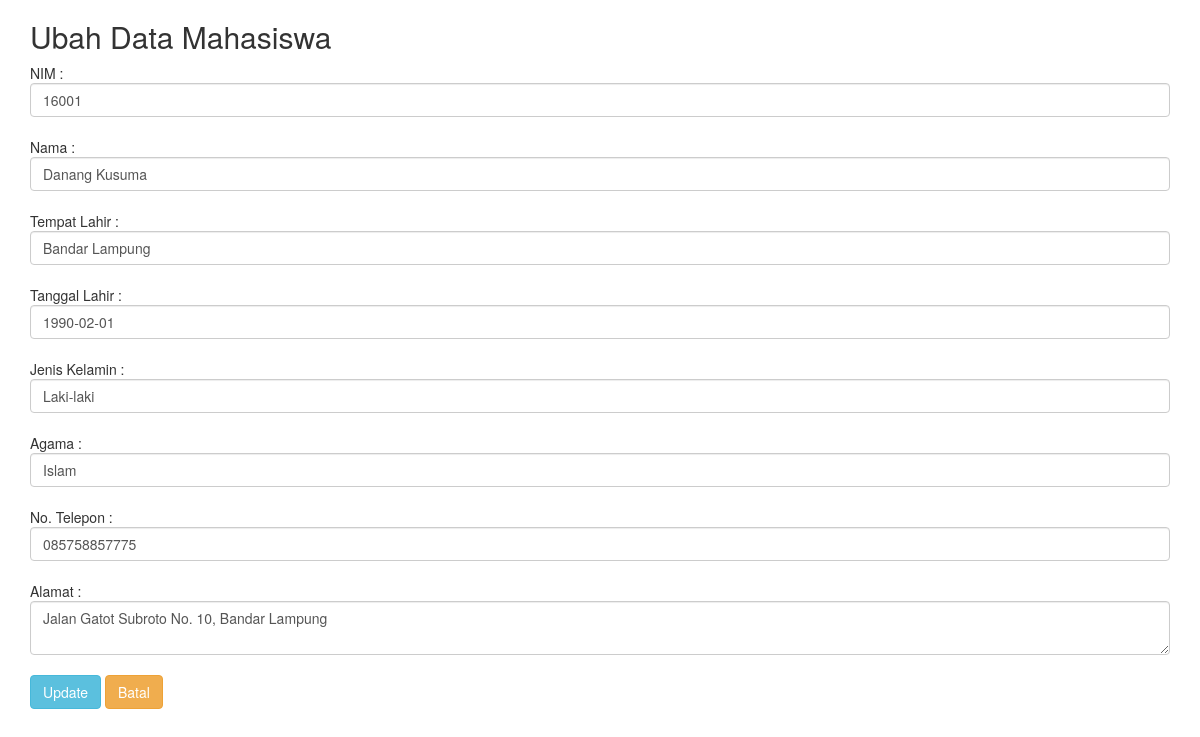
The page /edit.php?id=1 on the database its author committed.
### tables this page shows
CREATE TABLE `mahasiswa` (
  `id` int(11) NOT NULL,
  `nim` varchar(20) NOT NULL,
  `nama` varchar(30) NOT NULL,
  `tempat_lahir` varchar(30) NOT NULL,
  `tanggal_lahir` date NOT NULL,
  `jenis_kelamin` enum('Laki-laki','Perempuan') NOT NULL,
  `agama` varchar(20) NOT NULL,
  `alamat` varchar(100) NOT NULL,
  `no_telepon` varchar(12) NOT NULL
);

### library.php (called while the page is built, shortened)
<?php
	class Library{
		public function __construct(){
			$this->db = new PDO('mysql:host=localhost;dbname=crud_oop','root','');
		}
		public function editMhs($id){
			$sql = "SELECT * FROM mahasiswa where id='$id'";
			$query = $this->db->query($sql);
			return $query;
		}
	}
?>

### edit.php (the view, shortened to what this page needs)
<?php
require('library.php');
if(isset($_GET['id'])){
$Lib = new Library();
$id = $Lib->editMhs($_GET['id']);
$edit = $id->fetch(PDO::FETCH_OBJ);
echo '
<!DOCTYPE html>
<html lang="en">
<head>
<meta charset="UTF-8">
<title>Edit Data Mahasiswa</title>
<link rel="stylesheet" href="https://maxcdn.bootstrapcdn.com/bootstrap/3.3.7/css/bootstrap.min.css">
		<script src="https://maxcdn.bootstrapcdn.com/bootstrap/3.3.7/js/bootstrap.min.js"></script>
</head>
<body>
<div class="container">
<h2>Ubah Data Mahasiswa</h2>
<form action="edit.php" method="POST" class="form-group">
NIM : <input type="text" name="nim" value="'.$edit->nim.'" required="required" class="form-control"><br>
Nama : <input type="text" name="nama" value="'.$edit->nama.'" class="form-control"><br>
Tempat Lahir : <input type="text" value="'.$edit->tempat_lahir.'" name="tempat_lahir" class="form-control"><br/>
				Tanggal Lahir : <input type="text" value="'.$edit->tanggal_lahir.'" name="tanggal_lahir" class="form-control"><br/>
				Jenis Kelamin : <input type="text" value="'.$edit->jenis_kelamin.'" name="jenis_kelamin" class="form-control"><br/>
				Agama : <input type="text" name="agama" value="'.$edit->agama.'" class="form-control"><br/>
				No. Telepon : <input type="text" value="'.$edit->no_telepon.'" name="no_telepon" class="form-control"><br/>
				Alamat : <textarea name="alamat" class="form-control">'.$edit->alamat.'</textarea><br/>
<input type="submit" name="updateMhs" value="Update" class="btn btn-info">
<input type="reset" value="Batal" class="btn btn-warning">
</form>
</div>
</body>
</html>
';
}
?>

### rows shown on the page
mahasiswa: nim "16001", nama "Danang Kusuma", tempat_lahir "Bandar Lampung", tanggal_lahir "1990-02-01", jenis_kelamin "Laki-laki", agama "Islam", no_telepon "085758857775", alamat "Jalan Gatot Subroto No. 10, Bandar Lampung"
